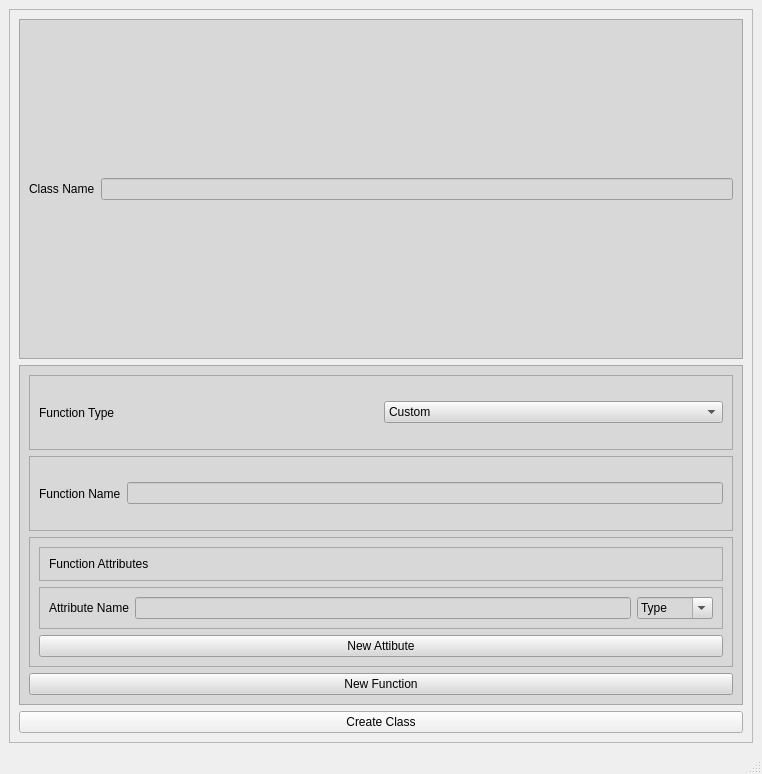
<?xml version="1.0" encoding="UTF-8"?>
<ui version="4.0">
 <class>MainWindow</class>
 <widget class="QMainWindow" name="MainWindow">
  <property name="geometry">
   <rect>
    <x>0</x>
    <y>0</y>
    <width>762</width>
    <height>774</height>
   </rect>
  </property>
  <property name="windowTitle">
   <string>MainWindow</string>
  </property>
  <widget class="QWidget" name="centralwidget">
   <layout class="QVBoxLayout" name="verticalLayout">
    <item>
     <widget class="QFrame" name="frame">
      <property name="autoFillBackground">
       <bool>true</bool>
      </property>
      <property name="frameShape">
       <enum>QFrame::StyledPanel</enum>
      </property>
      <property name="frameShadow">
       <enum>QFrame::Raised</enum>
      </property>
      <layout class="QVBoxLayout" name="verticalLayout_2">
       <item>
        <widget class="QFrame" name="ClassNameFrame">
         <property name="autoFillBackground">
          <bool>false</bool>
         </property>
         <property name="styleSheet">
          <string notr="true">background-color: rgb(216, 216, 216);</string>
         </property>
         <property name="frameShape">
          <enum>QFrame::StyledPanel</enum>
         </property>
         <property name="frameShadow">
          <enum>QFrame::Raised</enum>
         </property>
         <layout class="QHBoxLayout" name="horizontalLayout">
          <item>
           <widget class="QLabel" name="ClassName">
            <property name="text">
             <string>Class Name</string>
            </property>
           </widget>
          </item>
          <item>
           <widget class="QLineEdit" name="ClassNameEdit"/>
          </item>
         </layout>
        </widget>
       </item>
       <item>
        <widget class="QFrame" name="FunctionFrame">
         <property name="autoFillBackground">
          <bool>false</bool>
         </property>
         <property name="styleSheet">
          <string notr="true">background-color: rgb(216, 216, 216);</string>
         </property>
         <property name="frameShape">
          <enum>QFrame::StyledPanel</enum>
         </property>
         <property name="frameShadow">
          <enum>QFrame::Raised</enum>
         </property>
         <layout class="QVBoxLayout" name="verticalLayout_3">
          <item>
           <widget class="QFrame" name="FunctionTypeFrame">
            <property name="autoFillBackground">
             <bool>false</bool>
            </property>
            <property name="frameShape">
             <enum>QFrame::StyledPanel</enum>
            </property>
            <property name="frameShadow">
             <enum>QFrame::Raised</enum>
            </property>
            <layout class="QHBoxLayout" name="horizontalLayout_3">
             <item>
              <widget class="QLabel" name="FunctionType">
               <property name="text">
                <string>Function Type</string>
               </property>
              </widget>
             </item>
             <item>
              <widget class="QComboBox" name="FunctionTypeEdit">
               <property name="editable">
                <bool>false</bool>
               </property>
               <item>
                <property name="text">
                 <string>Custom</string>
                </property>
               </item>
               <item>
                <property name="text">
                 <string>__init__</string>
                </property>
               </item>
               <item>
                <property name="text">
                 <string>__str__</string>
                </property>
               </item>
               <item>
                <property name="text">
                 <string>__call__</string>
                </property>
               </item>
              </widget>
             </item>
            </layout>
           </widget>
          </item>
          <item>
           <widget class="QFrame" name="FunctionNameFrame">
            <property name="autoFillBackground">
             <bool>false</bool>
            </property>
            <property name="frameShape">
             <enum>QFrame::StyledPanel</enum>
            </property>
            <property name="frameShadow">
             <enum>QFrame::Raised</enum>
            </property>
            <layout class="QHBoxLayout" name="horizontalLayout_2">
             <item>
              <widget class="QLabel" name="FunctionName">
               <property name="text">
                <string>Function Name</string>
               </property>
              </widget>
             </item>
             <item>
              <widget class="QLineEdit" name="FunctionNameEdit"/>
             </item>
            </layout>
           </widget>
          </item>
          <item>
           <widget class="QFrame" name="FunctionAttrsFrame">
            <property name="autoFillBackground">
             <bool>false</bool>
            </property>
            <property name="frameShape">
             <enum>QFrame::StyledPanel</enum>
            </property>
            <property name="frameShadow">
             <enum>QFrame::Raised</enum>
            </property>
            <layout class="QVBoxLayout" name="verticalLayout_5">
             <item>
              <widget class="QFrame" name="FunctioNameLabelFrame">
               <property name="autoFillBackground">
                <bool>false</bool>
               </property>
               <property name="frameShape">
                <enum>QFrame::StyledPanel</enum>
               </property>
               <property name="frameShadow">
                <enum>QFrame::Raised</enum>
               </property>
               <layout class="QVBoxLayout" name="verticalLayout_4">
                <item>
                 <widget class="QLabel" name="FunctionAttributes">
                  <property name="text">
                   <string>Function Attributes</string>
                  </property>
                 </widget>
                </item>
               </layout>
              </widget>
             </item>
             <item>
              <widget class="QFrame" name="SingleAttrFrame">
               <property name="autoFillBackground">
                <bool>false</bool>
               </property>
               <property name="frameShape">
                <enum>QFrame::StyledPanel</enum>
               </property>
               <property name="frameShadow">
                <enum>QFrame::Raised</enum>
               </property>
               <layout class="QHBoxLayout" name="horizontalLayout_4">
                <item>
                 <widget class="QLabel" name="label">
                  <property name="text">
                   <string>Attribute Name</string>
                  </property>
                 </widget>
                </item>
                <item>
                 <widget class="QLineEdit" name="AttributeNameEdit"/>
                </item>
                <item>
                 <widget class="QComboBox" name="AttrType">
                  <property name="editable">
                   <bool>true</bool>
                  </property>
                  <item>
                   <property name="text">
                    <string>Type</string>
                   </property>
                  </item>
                  <item>
                   <property name="text">
                    <string>None</string>
                   </property>
                  </item>
                  <item>
                   <property name="text">
                    <string>Int</string>
                   </property>
                  </item>
                  <item>
                   <property name="text">
                    <string>Float</string>
                   </property>
                  </item>
                  <item>
                   <property name="text">
                    <string>String</string>
                   </property>
                  </item>
                  <item>
                   <property name="text">
                    <string>List</string>
                   </property>
                  </item>
                  <item>
                   <property name="text">
                    <string>Tuple</string>
                   </property>
                  </item>
                  <item>
                   <property name="text">
                    <string>Dict</string>
                   </property>
                  </item>
                  <item>
                   <property name="text">
                    <string>Function</string>
                   </property>
                  </item>
                  <item>
                   <property name="text">
                    <string>Class</string>
                   </property>
                  </item>
                 </widget>
                </item>
               </layout>
              </widget>
             </item>
             <item>
              <widget class="QPushButton" name="NewAttribute">
               <property name="text">
                <string>New Attibute</string>
               </property>
              </widget>
             </item>
            </layout>
           </widget>
          </item>
          <item>
           <widget class="QPushButton" name="NewFunction">
            <property name="text">
             <string>New Function</string>
            </property>
            <property name="checkable">
             <bool>false</bool>
            </property>
           </widget>
          </item>
         </layout>
        </widget>
       </item>
       <item>
        <widget class="QPushButton" name="CreateClass">
         <property name="text">
          <string>Create Class</string>
         </property>
        </widget>
       </item>
      </layout>
     </widget>
    </item>
   </layout>
  </widget>
  <widget class="QMenuBar" name="menubar">
   <property name="geometry">
    <rect>
     <x>0</x>
     <y>0</y>
     <width>762</width>
     <height>21</height>
    </rect>
   </property>
  </widget>
  <widget class="QStatusBar" name="statusbar"/>
 </widget>
 <resources/>
 <connections/>
</ui>
